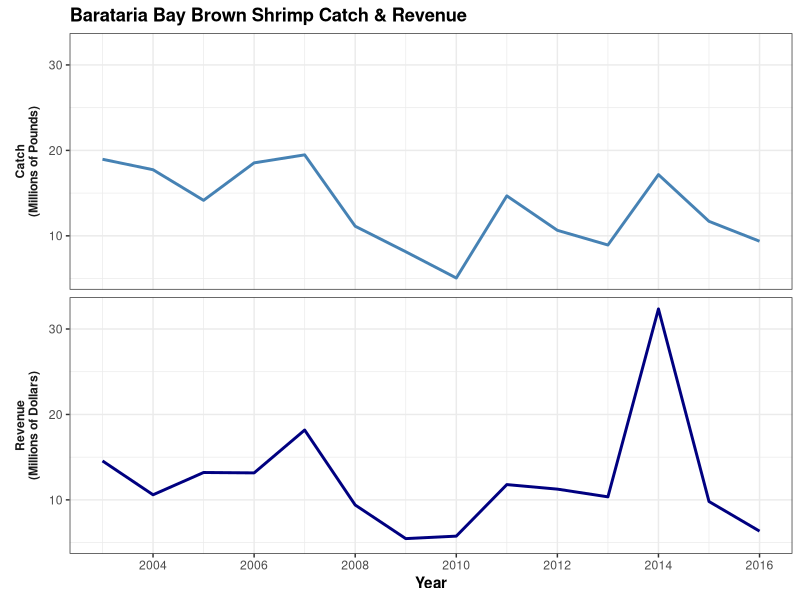

The R script that drew this image:
## ---- chunk 1
library(tidyverse)
## ---- chunk 2
shrimp<-read.csv("Brown Shrimp Catch_Revenue.csv")
shrimp<-pivot_longer(shrimp, cols = c(catch_milpds, revenue_mil), names_to = "metric", values_to = "value")

## ---- chunk 3
#add label text
labels<-c('catch_milpds'= "Catch\n(Millions of Pounds)",
          'revenue_mil' = "Revenue\n(Millions of Dollars)")

#plot
ggplot(shrimp, aes(x=year, y=value))+
  facet_wrap(~metric, switch="y",ncol = 1, labeller = labeller(metric=labels))+
  geom_line(aes(color=metric), size=1)+
  labs(x="Year", y=NULL, title="Barataria Bay Brown Shrimp Catch & Revenue")+
  scale_color_manual(values=c("steelblue","navy"))+
  scale_x_continuous(breaks = seq(2002,2016,2))+
  theme_bw()+theme(strip.background = element_blank(),
                   strip.text = element_text(face="bold"),
                   legend.position = "none",
                   strip.placement = "outside",
                   axis.title = element_text(face="bold"),
                   plot.title = element_text(face="bold"))
